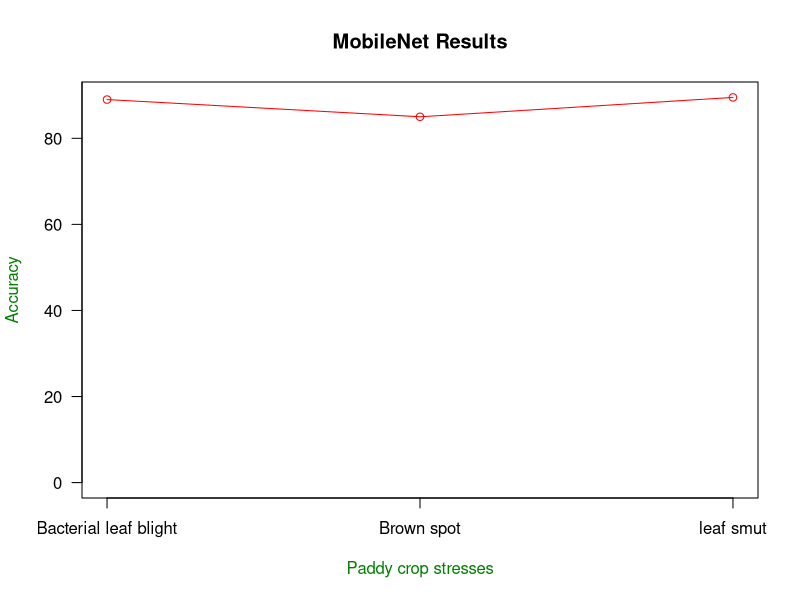

Write R code to recreate this figure.
v <- c(89,85, 89.5)
g_range <- range(0, v)
plot(v, type="o", col="red", ylim=g_range, axes=FALSE, ann=FALSE)
#plot(v, type="o", col="green", ylim=g_range, axes=FALSE, ann=FALSE)
#plot(v, type="o", col="blue", ylim=g_range, axes=FALSE, ann=FALSE)
axis(1, at=1:3, lab=c("Bacterial leaf blight","Brown spot","leaf smut"))
axis(2, las=1, at=20*0:g_range[2])
box()
title(xlab="Paddy crop stresses", col.lab=rgb(0,0.5,0))
title(ylab="Accuracy", col.lab=rgb(0,0.5,0))
title(main="MobileNet Results")